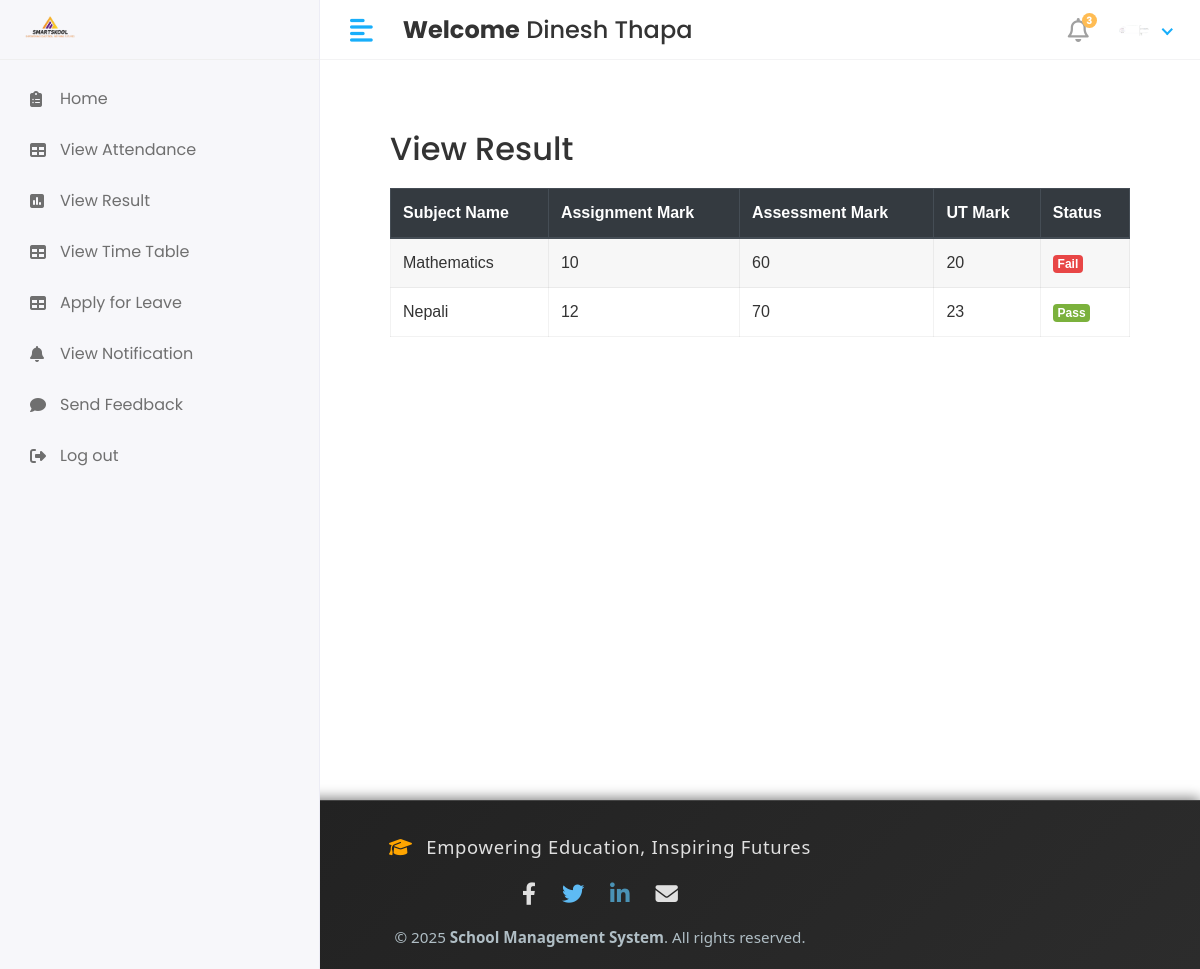
Page /student/view_result/ (signed in) on the committed database.
### app/models.py (models this page shows, shortened)
class CustomUser(AbstractUser):
   USER= (
      (1,'hod'),
      (2,'staff'),
      (3,'student'),
    )
   user_type=models.CharField(choices=USER,max_length=50,default=1)
   profile_pic = models.ImageField(upload_to='media/profile_pics')

class result(models.Model):
    student_id = models.ForeignKey(student, on_delete=models.CASCADE)
    subject_id = models.ForeignKey(subject, on_delete=models.CASCADE)
    assignment_marks = models.IntegerField()
    assessment_marks = models.IntegerField()
    ut_marks = models.IntegerField()
    created_at = models.DateField(auto_now_add=True)
    updated_at = models.DateField(auto_now=True)

class subject(models.Model):
    subject_name = models.CharField(max_length=100)
    subject_code = models.CharField(max_length=10)
    course_id = models.ForeignKey(course, on_delete=models.CASCADE)
    staff_id = models.ForeignKey(staff, on_delete=models.CASCADE)
    created_at = models.DateField(auto_now_add=True,null=True)
    updated_at = models.DateField(auto_now=True)

### school_management_system/Student_Views.py (the view)
# urls.py: path('student/view_result/',Student_Views.student_view_result,name='student_view_result'),
def student_view_result(request):
    student_obj = student.objects.get(admin=request.user.id)
    result_obj = result.objects.filter(student_id=student_obj)
    for i in result_obj:
        assignment_marks = i.assignment_marks
        ut_marks = i.ut_marks
        assessment_marks = i.assessment_marks
    context = {
        'result_obj': result_obj,
        'assignment_marks': assignment_marks,
        'ut_marks': ut_marks,
        'assessment_marks': assessment_marks,
    }
    return render(request, 'Student/student_view_result.html', context)

### templates/student/student_view_result.html (shortened to what this page needs)
{%extends 'base.html'%}
{% block content%}
<div class="container" style="padding: 40px; font-family: Arial, sans-serif;">
    <h2 style="color: #333; margin-bottom: 20px;">View Result</h2>
    <div class="table-responsive">
        <table id="studentTable" class="table table-striped table-bordered" style="width: 100%; background: #fff;">
            <thead class="thead-dark">
                <tr>
                    <th>Subject Name</th>
                    <th>Assignment Mark</th>
                    <th>Assessment Mark</th>
                    <th>UT Mark</th>
                    <th>Status</th>
                </tr>
            </thead>
            <tbody>
                {% for i in result_obj %}
                <tr>
                    <td>{{ i.subject_id.subject_name }}</td>
                    <td>{{ i.assignment_marks }}</td>
                    <td>{{ i.assessment_marks }}</td>
                    <td>{{ i.ut_marks}}</td>
                    <td>
                        {% if i.assessment_marks >= 45 and i.ut_marks >= 23 %}
                            <span class="badge badge-success">Pass</span>
                        {% else %}
                            <span class="badge badge-danger">Fail</span>
                        {% endif %}
                    </td>
                </tr>
                {% endfor %}
            </tbody>
        </table>
    </div>
</div>
{%endblock%}

### templates/includes/header.html (shortened to what this page needs)
{% load static %}
<div class="header">
    {% if user.user_type == '1' %}
            <div class="header-left">
               <a href="" class="logo">
               <img src="{% static 'assets/img/logo1.png'%}" alt="Logo" width="80" height="80">
               </a>
               <a href="index.html" class="logo logo-small">
               <img src="{% static 'assets/img/logo1.png'%}" alt="Logo" width="80" height="80">
               </a>
            </div>
            <a href="javascript:void(0);" id="toggle_btn">
            <i class="fas fa-align-left"></i>
            </a>
            <div class="top-nav-search mt-3" >
               <h4><strong>Welcome</strong>&nbsp;<span>{{user.first_name}} {{user.last_name}}</span></h4>
            </div>
            <a class="mobile_btn" id="mobile_btn">
            <i class="fas fa-bars"></i>
            </a>
            <ul class="nav user-menu">
               <li class="nav-item dropdown noti-dropdown">
                  <a href="#" class="dropdown-toggle nav-link" data-toggle="dropdown">
                  <i class="far fa-bell"></i> <span class="badge badge-pill">3</span>
                  </a>
                  <div class="dropdown-menu notifications">
                     <div class="topnav-dropdown-header">
                        <span class="notification-title">Notifications</span>
                        <a href="javascript:void(0)" class="clear-noti"> Clear All </a>
                     </div>
                     <div class="noti-content">
                        <ul class="notification-list">
                           <li class="notification-message">
                              <a href="#">
                                 <div class="media">
                                    <span class="avatar avatar-sm">
                                    <img class="avatar-img rounded-circle" alt="User Image" src="{{ user.profile.profile_pic.url }}">
                                    </span>
                                    <div class="media-body">
                                       <p class="noti-details"><span class="noti-title">Carlson Tech</span> has approved <span class="noti-title">your estimate</span></p>
                                       <p class="noti-time"><span class="notification-time">4 mins ago</span></p>
                                    </div>
                                 </div>
                              </a>
                           </li>
                           <li class="notification-message">
                              <a href="#">
                                 <div class="media">
                                    <span class="avatar avatar-sm">
                                    <img class="avatar-img rounded-circle" alt="User Image" src="{% static 'assets/img/profiles/avatar-11.jpg'%}">
                                    </span>
                                    <div class="media-body">
                                       <p class="noti-details"><span class="noti-title">International Software Inc</span> has sent you a invoice in the amount of <span class="noti-title">$218</span></p>
                                       <p class="noti-time"><span class="notification-time">6 mins ago</span></p>
                                    </div>
                                 </div>
                              </a>
                           </li>
                           <li class="notification-message">
                              <a href="#">
                                 <div class="media">
                                    <span class="avatar avatar-sm">
                                    <img class="avatar-img rounded-circle" alt="User Image" src="{% static 'assets/img/profiles/avatar-17.jpg'%}">
                                    </span>
                                    <div class="media-body">
                                       <p class="noti-details"><span class="noti-title">John Hendry</span> sent a cancellation request <span class="noti-title">Apple iPhone XR</span></p>
                                       <p class="noti-time"><span class="notification-time">8 mins ago</span></p>
                                    </div>
                                 </div>
                              </a>
                           </li>
                           <li class="notification-message">
                              <a href="#">
                                 <div class="media">
                                    <span class="avatar avatar-sm">
                                    <img class="avatar-img rounded-circle" alt="User Image" src="{% static 'assets/img/profiles/avatar-13.jpg'%}">
                                    </span>
                                    <div class="media-body">
                                       <p class="noti-details"><span class="noti-title">Mercury Software Inc</span> added a new product <span class="noti-title">Apple MacBook Pro</span></p>
                                       <p class="noti-time"><span class="notification-time">12 mins ago</span></p>
                                    </div>
                                 </div>
                              </a>
                           </li>
                        </ul>
                     </div>
                     <div class="topnav-dropdown-footer">
                        <a href="#">View all Notifications</a>
                     </div>
                  </div>
               </li>
               <li class="nav-item dropdown has-arrow">
                  <a href="#" class="dropdown-toggle nav-link" data-toggle="dropdown">
                    <span class="user-img">
                     {% if user.profile_pic and user.profile_pic.url %}
                        <span class="user-img">
                           <img class="rounded-circle" src="{{ user.profile_pic.url }}" width="30" alt="Profile">
                           <span class="status online"></span>
                        </span>
                     {% else %}
                        <span class="user-img">
                           <img class="rounded-circle" src="{% static 'assets/img/noimg.png' %}" width="30" alt="Profile">
                           <span class="status online"></span>
                        </span>
                     {% endif %}
                                 </span>
                  </a>
                  <div class="dropdown-menu">
                     <div class="user-header">
                        <div class="avatar avatar-sm">
                           {% if user.profile_pic and user.profile_pic.url %}
                              <img src="{{ user.profile_pic.url }}" alt="User Image" class="avatar-img rounded-circle">
                           {% else %}
                              <img src="{% static 'assets/img/noimg.png' %}" alt="User Image" class="avatar-img rounded-circle">
                           {% endif %}
                        </div>
                        <div class="user-text">
                           <h6>{{user.first_name}}&nbsp; {{user.last_name}}</h6>
                           {% if user.user_type == '1' %}
                           <p class="text-muted mb-0">HOD</p>
                           {%elif user.user_type == '2' %}
                           <p class="text-muted mb-0">Staff</p>
                           {%else%}
                           <p class="text-muted mb-0">Student</p>
                           {%endif%}
                        </div>
                     </div>
                     <a class="dropdown-item" href="#">My Profile</a>
                     <a class="dropdown-item" href="inbox.html">Inbox</a>
                     <a class="dropdown-item" href={% url 'logout' %}>Logout</a>
                  </div>
               </li>
            </ul>
         {%else%}
         <div class="header-left">
              <a href="" class="logo">
               <img src="{% static 'assets/img/logo1.png'%}" alt="Logo" width="80" height="80">
               </a>
            </div>
            <a href="javascript:void(0);" id="toggle_btn">
            <i class="fas fa-align-left"></i>
            </a>
            <div class="top-nav-search mt-3" >
               <h4><strong>Welcome</strong>&nbsp;<span>{{user.first_name}} {{user.last_name}}</span></h4>
            </div>
            <ul class="nav user-menu">
               <li class="nav-item dropdown noti-dropdown">
                  <a href="#" class="dropdown-toggle nav-link" data-toggle="dropdown">
                  <i class="far fa-bell"></i> <span class="badge badge-pill">3</span>
                  </a>
               </li>
               <li class="nav-item dropdown has-arrow">
                  <a href="#" class="dropdown-toggle nav-link" data-toggle="dropdown">
                    <span class="user-img">
                     {% if user.profile_pic and user.profile_pic.url %}
                        <span class="user-img">
                           <img class="rounded-circle" src="{{ user.profile_pic.url }}" width="30" alt="Profile">
                        </span>
                     {% else %}
                        <span class="user-img">
                           <img class="rounded-circle" src="{% static 'assets/img/noimg.png' %}" width="30" alt="Profile">
                           <span class="status online"></span>
                        </span>
                     {% endif %}
                                 </span>
                  </a>
               </li>
            </ul>
         {% endif %}
</div>

### static/assets/css/style.css (style rules this page uses)
html { height: 100%; }
body { background-color: #fff; color: #333; font-family: 'Poppins', sans-serif; font-size: 1rem; height: 100%; line-height: 1.5; overflow-x: hidden; }
h1, h2, h3, h4, h5, h6 { font-family: 'Poppins', sans-serif; margin-top: 0; }
a { color: #009ce7; }
input, button, a { transition: all 0.4s ease; -moz-transition: all 0.4s ease; -o-transition: all 0.4s ease; -ms-transition: all 0.4s ease; -webkit-transition: all 0.4s ease; }
ul, ol { padding: 0px; list-style: none; }
.table { color: #333; max-width: 100%; margin-bottom: 0; width: 100%; }
.table-striped > tbody > tr:nth-of-type(2n+1) { background-color: #f8f9fa; }
.table thead tr th { font-weight: 600; }
.table tbody tr { border-bottom: 1px solid rgba(0, 0, 0, 0.05); }
.table-striped thead tr { border-color: transparent; }
.table-striped tbody tr { border-color: transparent; }
.table-striped tbody tr:nth-of-type(even) { background-color: rgba(255, 255, 255, 0.3); }
.table-striped tbody tr:nth-of-type(odd) { background-color: rgba(235, 235, 235, 0.4); }
.table-bordered { border: 1px solid rgba(0, 0, 0, 0.05) !important; }
.table-bordered th, .table-bordered td { border-color: rgba(0, 0, 0, 0.05); }
.bg-success, .badge-success { background-color: #7bb13c !important; }
.bg-danger, .badge-danger { background-color: #e84646 !important; }
.header { background-color: #fff; border-bottom: 1px solid #f3f3f4; left: 0; position: fixed; right: 0; top: 0; z-index: 1001; height: 60px; }
.header .header-left { float: left; height: 60px; padding: 0 20px; position: relative; width: 320px; z-index: 1; transition: all 0.2s ease-in-out; background-color: #f7f7fa; border-bottom: 1px solid #efefef; border-right: 1px solid #ececf5; display: flex; align-items: center; }
.header .header-left .logo { display: inline-block; line-height: 60px; }
.header .header-left .logo img { max-height: 40px; width: auto; }
.header .dropdown-toggle:after { display: none; }
.header .has-arrow .dropdown-toggle:after { border-top: 0; border-left: 0; border-bottom: 2px solid #18aefa; border-right: 2px solid #18aefa; content: ''; height: 8px; display: inline-block; pointer-events: none; -webkit-transform-origin: 66% 66%; -ms-transform-origin: 66% 66%; transform-origin: 66% 66%; -webkit-transform: rotate(45deg); -ms-transform: rotate(45deg); transform: rotate(45deg); -webkit-transition: all 0.15s ease-in-out; transition: all 0.15s ease-in-out; width: 8px; vertical-align: 0px; }
.user-menu { float: right; margin: 0; position: relative; z-index: 99; padding-right: 15px; }
.user-menu.nav > li > a { color: #a0a0a0; font-size: 14px; line-height: 58px; padding: 0 15px; height: 60px; }
.user-img { margin-right: 3px; position: relative; }
.top-nav-search { float: left; margin-left: 15px; }
.user-menu.nav > li > a .badge { background-color: #FFBC53; display: block; font-size: 10px; font-weight: bold; height: 15px; width: 15px; position: absolute; right: 7px; top: 13px; color: #fff; padding: 3px; }
.user-menu.nav > li > a > i { font-size: 1.5rem; line-height: 60px; }
@media (min-width: 992px) { #toggle_btn { align-items: center; color: #18aefa; display: inline-flex; float: left; font-size: 26px; height: 60px; justify-content: center; margin-left: 15px; padding: 0 15px; } }

### rows in the picture
CustomUser: first_name "Dinesh", last_name "Thapa", profile_pic (picture)
result: subject_id.subject_name "Mathematics", assignment_marks "10", assessment_marks "60", ut_marks "20", shows "Fail"
result: subject_id.subject_name "Nepali", assignment_marks "12", assessment_marks "70", ut_marks "23", shows "Pass"
